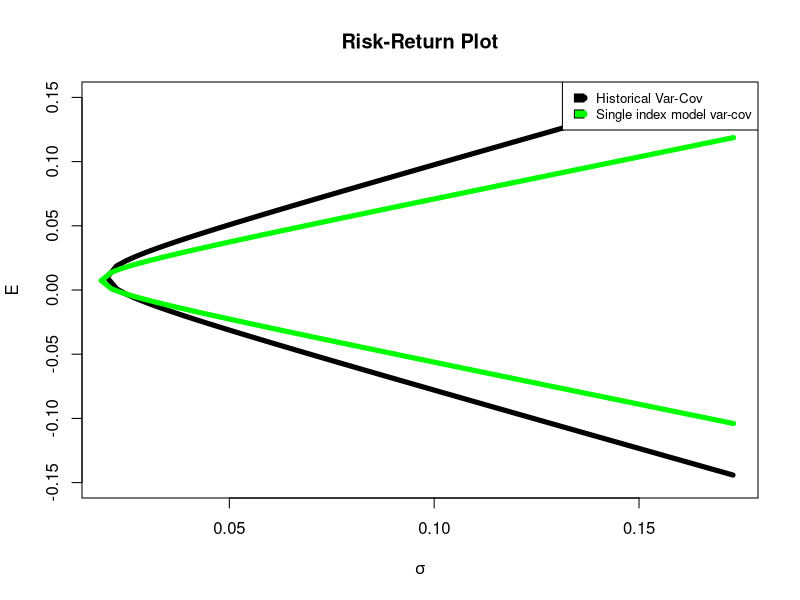

This figure's R source:
## ---- chunk 1
knitr::opts_chunk$set(echo = TRUE)
## ---- chunk 2
a_all <- read.csv("stockData.csv", sep=",", header=TRUE) 
a <- a_all[1:60,] 
r <- (a[-1,4:ncol(a)]-a[-nrow(a),4:ncol(a)])/a[-nrow(a),4:ncol(a)] 
r_m <- (a[-1,3]-a[-nrow(a),3])/a[-nrow(a),3]
n_stocks = 30
mean_Rm = mean(r_m)
var_Rm <- var(r_m)
stdev_Rm <- var_Rm^.5

mean_Ri = colMeans(r)

betas = rep(0,n_stocks)
alphas = rep(0,n_stocks)
var_es = rep(0,n_stocks)
var_betas = rep(0,n_stocks)
## ---- chunk 3
for (i in 1:n_stocks){
  fit <- lm(r[,i] ~ r_m)
  betas[i] = fit$coefficients[2]
  alphas[i] = fit$coefficients[1]
  var_es[i] = sum(fit$residuals^2)/ (nrow(r) - 2)
  var_betas[i] = vcov(fit)[2,2]
}

#find beta_i
print("Betas are:")
print(betas)
print("Number of negative betas")
print(sum(which(betas < 0)))

#find alpha_i
print("Alphas are:")
print(alphas)
## ---- chunk 4
#Compute covariance matrix using single index model
covariance_matrix = matrix(0,n_stocks,n_stocks)
for (i in 1:n_stocks)
{
  for(j in 1:n_stocks){
    if(i == j)
    {
      covariance_matrix[i,j] = betas[i] * betas[i] * var_Rm + var_es[i]
    }else{
      covariance_matrix[i,j] = betas[i] * betas[j] * var_Rm
    }
  }
}
print("Single Index Model cov_mat")
print(covariance_matrix)
## ---- chunk 5
#Project 2 part e replicated:
 
n_stocks = 30 
means <- colMeans(r)
covmat <- cov(r)
cormat <- cor(r)
variances <- diag(covmat)
stdev <- diag(covmat)^.5
inv_covmat <- solve(covmat)
ones = rep(1,n_stocks)

A = as.numeric(t(means) %*% inv_covmat %*% ones) 
B = as.numeric(t(means) %*% inv_covmat %*% means) 
C = as.numeric(t(ones)  %*% inv_covmat %*% ones) 
D = B*C - A^2

E <- seq(-0.2,0.2,.001)

sigmas <- sqrt(seq(1/C,0.03,.0001)) 
upper_part <- (A + sqrt(D*(C*sigmas^2 - 1)))*(1/C) 
lower_part <- (A - sqrt(D*(C*sigmas^2 - 1)))*(1/C) 

plot(sigmas, upper_part, lwd=5,type = "l",ylab = 'E', xlab = expression(sigma),ylim = c(-0.15,0.15),main="Risk-Return Plot") 
lines(sigmas,lower_part, lwd=5,type = "l")

#Finding efficient frontier using the single index model:

mean_Ri = colMeans(r)
inv_covmat_single_index = solve(covariance_matrix)
ones = rep(1,n_stocks)
  
A = as.numeric(t(mean_Ri) %*% inv_covmat_single_index %*% ones) 
B = as.numeric(t(mean_Ri) %*% inv_covmat_single_index %*% mean_Ri) 
C = as.numeric(t(ones)  %*% inv_covmat_single_index %*% ones) 
D = B*C - A^2

E <- seq(-0.2,0.2,.001)
sigmas <- sqrt(seq(1/C,0.03,.0001)) 
upper_part <- (A + sqrt(D*(C*sigmas^2 - 1)))*(1/C) 
lower_part <- (A - sqrt(D*(C*sigmas^2 - 1)))*(1/C) 

lines(sigmas, upper_part, lwd=5,type = "l",col = "green") 
lines(sigmas,lower_part, lwd=5,type = "l",col = "green")
legend("topright", 
       legend=c("Historical Var-Cov", "Single index model var-cov"),
       col=c("black", "green"),
       pch = 19,
       fill =c("black", "green"),
       cex=0.8)
